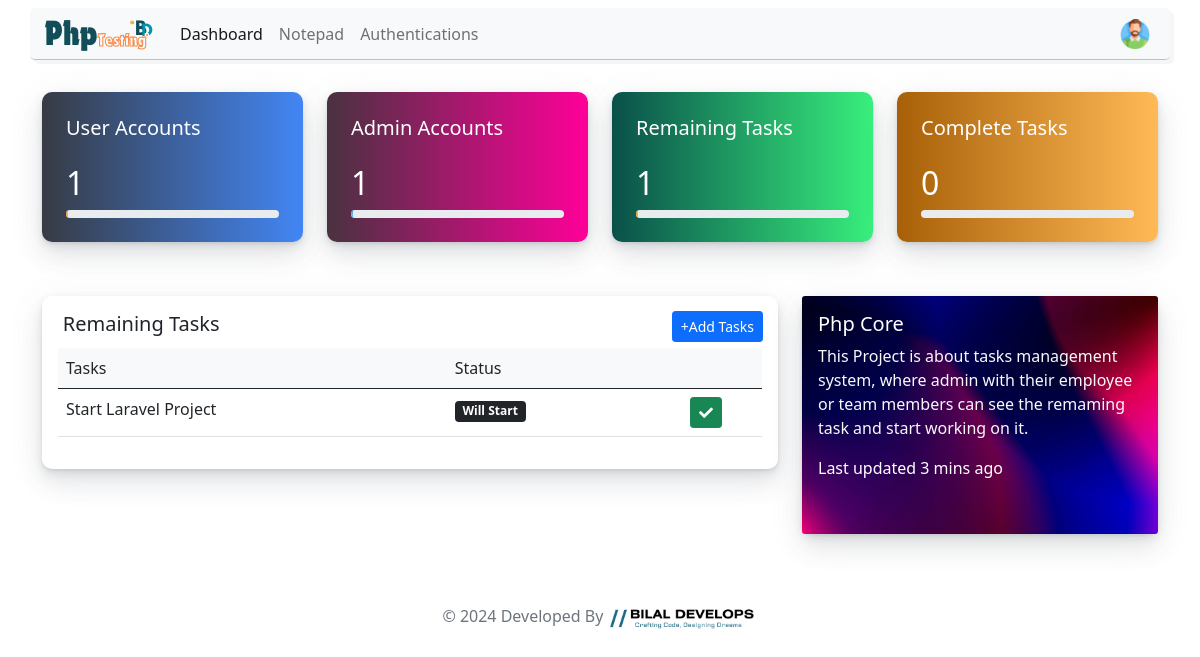
/pages/dashboard.php (signed in), run on the app's committed database.
### tables this page shows
CREATE TABLE `notepad` (
  `id` int(11) NOT NULL,
  `task` varchar(1000) NOT NULL,
  `status` int(11) NOT NULL
);

CREATE TABLE `settings` (
  `id` int(11) NOT NULL,
  `title` varchar(255) NOT NULL,
  `value` varchar(1000) NOT NULL,
  `status` int(11) NOT NULL,
  `section` varchar(55) NOT NULL
);

### controller/Dashboard.php (called while the page is built, shortened)
<?php
include('../config/database.php');
$status = 5;
$data= "SELECT * FROM notepad where status !='$status'";
$taskdata=$connection->query($data);
?>

### pages/dashboard.php (the view, shortened to what this page needs)
<?php
    include('../layout/header.php');
    include('../controller/Dashboard.php');
?>
<section>
    <div class="container">
        <div class="row py-4">
            <div class="col-xl-3 col-lg-3">
                <div class="card l-bg-blue-dark">
                    <div class="card-statistic-3 p-4">
                        <div class="mb-4">
                            <h5 class="card-title mb-0">User Accounts</h5>
                        </div>
                        <div class="row align-items-center mb-2 d-flex">
                            <div class="col-8">
                                <h2 class="d-flex align-items-center mb-0">
                                    <?php
                                        $sql = "SELECT COUNT(*) as user_count FROM users where role= 'employee'";
                                        $result = $connection->query($sql);
                                        if ($result) {
                                            $row = $result->fetch_assoc();
                                            $user_count = $row['user_count'];
                                            echo $user_count;
                                        }
                                    ?>
                                </h2>
                            </div>
                        </div>
                        <div class="progress mt-1 " data-height="8" style="height: 8px;">
                            <div class="progress-bar l-bg-orange" role="progressbar" data-width="25%" aria-valuenow="25"
                                aria-valuemin="0" aria-valuemax="100" style="width: <?php echo $user_count?>%;"></div>
                        </div>
                    </div>
                </div>
            </div>
            <div class="col-xl-3 col-lg-3">
                <div class="card l-bg-cherry">
                    <div class="card-statistic-3 p-4">
                        <div class="mb-4">
                            <h5 class="card-title mb-0">Admin Accounts</h5>
                        </div>
                        <div class="row align-items-center mb-2 d-flex">
                            <div class="col-8">
                                <h2 class="d-flex align-items-center mb-0">
                                    <?php
                                        $sql = "SELECT COUNT(*) as user_count FROM users where role= 'Admin'";
                                        $result = $connection->query($sql);
                                        if ($result) {
                                            $row = $result->fetch_assoc();
                                            $user_count = $row['user_count'];
                                            echo $user_count;
                                        }
                                    ?>
                                </h2>
                            </div>
                        </div>
                        <div class="progress mt-1 " data-height="8" style="height: 8px;">
                            <div class="progress-bar l-bg-cyan" role="progressbar" data-width="25%" aria-valuenow="25"
                                aria-valuemin="0" aria-valuemax="100" style="width:<?php echo $user_count?>%"></div>
                        </div>
                    </div>
                </div>
            </div>
            <div class="col-xl-3 col-lg-3">
                <div class="card l-bg-green-dark">
                    <div class="card-statistic-3 p-4">
                        <div class="mb-4">
                            <h5 class="card-title mb-0">Remaining Tasks</h5>
                        </div>
                        <div class="row align-items-center mb-2 d-flex">
                            <div class="col-8">
                                <h2 class="d-flex align-items-center mb-0">
                                    <?php
                                        $sql = "SELECT COUNT(*) as task_count FROM notepad where status <= 4 ";
                                        $result = $connection->query($sql);
                                        if ($result) {
                                            $row = $result->fetch_assoc();
                                            $task_count = $row['task_count'];
                                            echo $task_count;
                                        }
                                    ?>
                                </h2>
                            </div>
                        </div>
                        <div class="progress mt-1 " data-height="8" style="height: 8px;">
                            <div class="progress-bar l-bg-orange" role="progressbar" data-width="25%" aria-valuenow="25"
                                aria-valuemin="0" aria-valuemax="100" style="width:<?php echo $task_count?>%;"></div>
                        </div>
                    </div>
                </div>
            </div>
            <div class="col-xl-3 col-lg-3">
                <div class="card l-bg-orange-dark">
                    <div class="card-statistic-3 p-4">
                        <div class="mb-4">
                            <h5 class="card-title mb-0">Complete Tasks</h5>
                        </div>
                        <div class="row align-items-center mb-2 d-flex">
                            <div class="col-8">
                                <h2 class="d-flex align-items-center mb-0">
                                    <?php
                                        $sql = "SELECT COUNT(*) as task_count FROM notepad where status = 5";
                                        $result = $connection->query($sql);
                                        if ($result) {
                                            $row = $result->fetch_assoc();
                                            $task_count = $row['task_count'];
                                            echo $task_count;
                                        }
                                    ?>
                                </h2>
                            </div>
                        </div>
                        <div class="progress mt-1 " data-height="8" style="height: 8px;">
                        </div>
                    </div>
                </div>
            </div>
        </div>
    </div>
</section>
<section class="container">
    <div class="row">
        <div class="container col-md-8">
            <div class="card">
                <h5 class="mt-3">&nbsp &nbsp Remaining Tasks
                    <div class="d-flex d-grid justify-content-end" style="margin-top:-25px; margin-right:15px">
                        <button class="btn btn-primary btn-sm" data-bs-toggle="modal" data-bs-target="#addModal">+Add
                            Tasks</button>
                    </div>
                </h5>
                <div class="card-body" style="margin-top:-18px">
                    <table id="" class="table table-hover">
                        <thead class="bg-light">
                            <tr>
                                <td>Tasks</td>
                                <td>Status</td>
                                <td></td>
                            </tr>
                        </thead>
                        <tbody>
                            <?php
                            while($value=$taskdata->fetch_assoc())
                            {
                                echo'
                            <tr>
                                <td>'.$value['task'].'</td>
                                <td>';
                                    if($value['status'] == 1)
                                       echo' <div class="badge bg-warning">Pending</div>';
                                    elseif($value['status'] == 2)
                                       echo' <div class="badge bg-secondary">Working</div>';
                                    elseif($value['status'] == 3)
                                       echo' <div class="badge bg-primary">Starting</div>';
                                    elseif($value['status'] == 4)
                                       echo' <div class="badge bg-dark">Will Start</div>';
                                    elseif($value['status'] == 5)
                                       echo' <div class="badge bg-success">Complete</div>';
                                echo'</td>
                                <td class="text-center">
                                    <a href="../pages/dashboard.php?id='.$value['id'].'">
                                    <button class="btn btn-success btn-sm"><i class="fa fa-check"></i></button></a>
                                </td>
                            </tr>
                            ';
                            }
                            ?>
                        </tbody>
                    </table>
                </div>
            </div>
        </div>
        <div class="col-md-4 mb-4">
            <div class="card bg-dark text-white">
                <img src="../assets/head.jpg" class="card-img" alt="...">
                <div class="card-img-overlay">
                <?php
                $sql= "SELECT * FROM settings where title= 'dash_card'";
                $result= $connection->query($sql);
                $resultdata = mysqli_fetch_assoc($result);
                ?>
                <?php
                    if(isset($resultdata['title']) && $resultdata['title'] == 'dash_card') {
                        echo '
                       <h5 class="card-title">Php Core</h5>
                        <p class="card-text text-light">'.$resultdata['value'].'</p>
                        <p class="card-text">Last updated 3 mins ago</p>
                    ';
                    } else {
                        echo '<p>No data available for the given title.</p>';
                    }
                    ?>
                </div>
            </div>
        </div>
    </div>
</section>
<?php include ('../layout/footer.php');?>

### assets/style.css (style rules this page uses)
.card { background-color: #fff; border-radius: 10px; border: none; position: relative; margin-bottom: 30px; box-shadow: 0 0.46875rem 2.1875rem rgba(90, 97, 105, 0.1), 0 0.9375rem 1.40625rem rgba(90, 97, 105, 0.1), 0 0.25rem 0.53125rem rgba(90, 97, 105, 0.12), 0 0.125rem 0.1875rem rgba(90, 97, 105, 0.1); }
.l-bg-cherry { background: linear-gradient(to right, #493240, #f09) !important; color: #fff; }
.l-bg-blue-dark { background: linear-gradient(to right, #373b44, #4286f4) !important; color: #fff; }
.l-bg-green-dark { background: linear-gradient(to right, #0a504a, #38ef7d) !important; color: #fff; }
.l-bg-orange-dark { background: linear-gradient(to right, #a86008, #ffba56) !important; color: #fff; }
.l-bg-cyan { background: linear-gradient(135deg, #289cf5, #84c0ec) !important; color: #fff; }
.l-bg-orange { background: linear-gradient(to right, #f9900e, #ffba56) !important; color: #fff; }

### data on the page
notepad: task "Start Laravel Project", status "Will Start"
settings: value "This Project is about tasks management system, where admin with their employee or team members can see the remaming task and start working on it."

### other printed values
$user_count "1"
$task_count "1"
$task_count "0"
